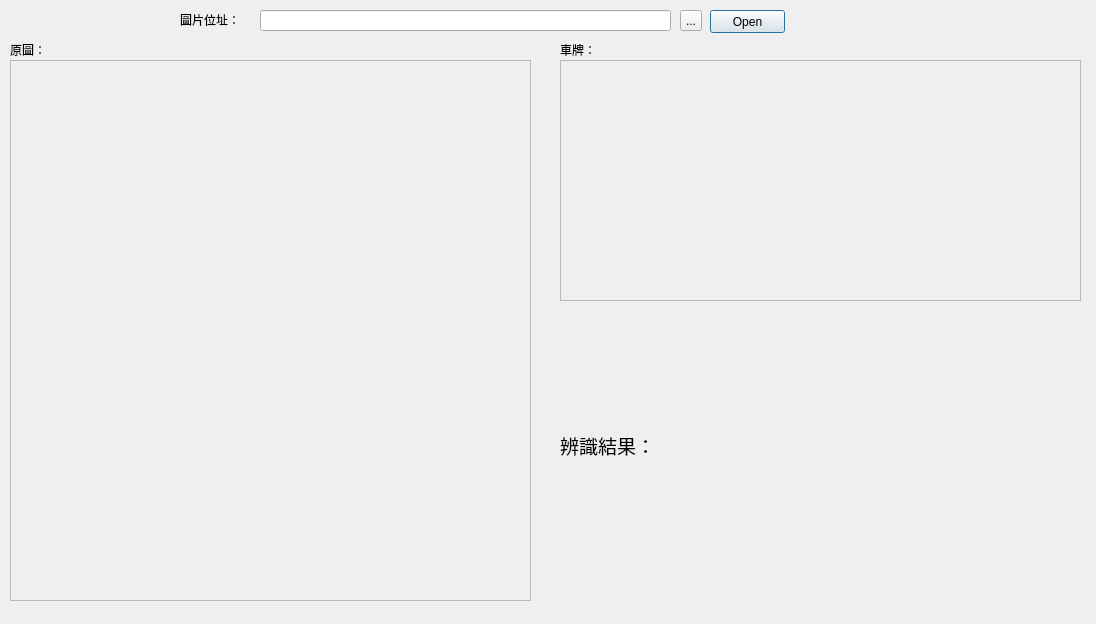
<?xml version="1.0" encoding="UTF-8"?>
<ui version="4.0">
 <class>Dialog</class>
 <widget class="QDialog" name="Dialog">
  <property name="geometry">
   <rect>
    <x>0</x>
    <y>0</y>
    <width>1096</width>
    <height>624</height>
   </rect>
  </property>
  <property name="sizePolicy">
   <sizepolicy hsizetype="MinimumExpanding" vsizetype="MinimumExpanding">
    <horstretch>0</horstretch>
    <verstretch>0</verstretch>
   </sizepolicy>
  </property>
  <property name="windowTitle">
   <string>Dialog</string>
  </property>
  <widget class="QPushButton" name="pushButton">
   <property name="geometry">
    <rect>
     <x>710</x>
     <y>10</y>
     <width>75</width>
     <height>23</height>
    </rect>
   </property>
   <property name="text">
    <string>Open</string>
   </property>
  </widget>
  <widget class="QLineEdit" name="lineEdit">
   <property name="geometry">
    <rect>
     <x>260</x>
     <y>10</y>
     <width>411</width>
     <height>21</height>
    </rect>
   </property>
   <property name="font">
    <font>
     <pointsize>9</pointsize>
    </font>
   </property>
  </widget>
  <widget class="QToolButton" name="toolButton">
   <property name="geometry">
    <rect>
     <x>680</x>
     <y>10</y>
     <width>22</width>
     <height>21</height>
    </rect>
   </property>
   <property name="text">
    <string>...</string>
   </property>
  </widget>
  <widget class="QLabel" name="label_OriginalPhoto">
   <property name="geometry">
    <rect>
     <x>10</x>
     <y>60</y>
     <width>521</width>
     <height>541</height>
    </rect>
   </property>
   <property name="sizePolicy">
    <sizepolicy hsizetype="Ignored" vsizetype="Ignored">
     <horstretch>0</horstretch>
     <verstretch>0</verstretch>
    </sizepolicy>
   </property>
   <property name="frameShape">
    <enum>QFrame::StyledPanel</enum>
   </property>
   <property name="frameShadow">
    <enum>QFrame::Sunken</enum>
   </property>
   <property name="text">
    <string/>
   </property>
   <property name="pixmap">
    <pixmap>pic/car1.jpg</pixmap>
   </property>
   <property name="scaledContents">
    <bool>true</bool>
   </property>
  </widget>
  <widget class="QLabel" name="label_Binary">
   <property name="geometry">
    <rect>
     <x>560</x>
     <y>60</y>
     <width>521</width>
     <height>241</height>
    </rect>
   </property>
   <property name="sizePolicy">
    <sizepolicy hsizetype="Ignored" vsizetype="Ignored">
     <horstretch>0</horstretch>
     <verstretch>0</verstretch>
    </sizepolicy>
   </property>
   <property name="frameShape">
    <enum>QFrame::StyledPanel</enum>
   </property>
   <property name="frameShadow">
    <enum>QFrame::Sunken</enum>
   </property>
   <property name="text">
    <string/>
   </property>
   <property name="scaledContents">
    <bool>true</bool>
   </property>
  </widget>
  <widget class="QLabel" name="label_3">
   <property name="geometry">
    <rect>
     <x>180</x>
     <y>10</y>
     <width>81</width>
     <height>20</height>
    </rect>
   </property>
   <property name="text">
    <string>圖片位址：</string>
   </property>
  </widget>
  <widget class="QLabel" name="label_4">
   <property name="geometry">
    <rect>
     <x>10</x>
     <y>40</y>
     <width>81</width>
     <height>20</height>
    </rect>
   </property>
   <property name="text">
    <string>原圖：</string>
   </property>
  </widget>
  <widget class="QLabel" name="label_5">
   <property name="geometry">
    <rect>
     <x>560</x>
     <y>40</y>
     <width>81</width>
     <height>20</height>
    </rect>
   </property>
   <property name="text">
    <string>車牌：</string>
   </property>
  </widget>
  <widget class="QLabel" name="label_6">
   <property name="geometry">
    <rect>
     <x>560</x>
     <y>430</y>
     <width>121</width>
     <height>31</height>
    </rect>
   </property>
   <property name="font">
    <font>
     <family>Adobe Arabic</family>
     <pointsize>14</pointsize>
    </font>
   </property>
   <property name="text">
    <string>辨識結果：</string>
   </property>
  </widget>
  <widget class="QLabel" name="label_Result">
   <property name="geometry">
    <rect>
     <x>680</x>
     <y>410</y>
     <width>311</width>
     <height>61</height>
    </rect>
   </property>
   <property name="font">
    <font>
     <family>Adobe Arabic</family>
     <pointsize>40</pointsize>
     <weight>75</weight>
     <bold>true</bold>
    </font>
   </property>
   <property name="text">
    <string/>
   </property>
  </widget>
 </widget>
 <resources/>
 <connections/>
</ui>
